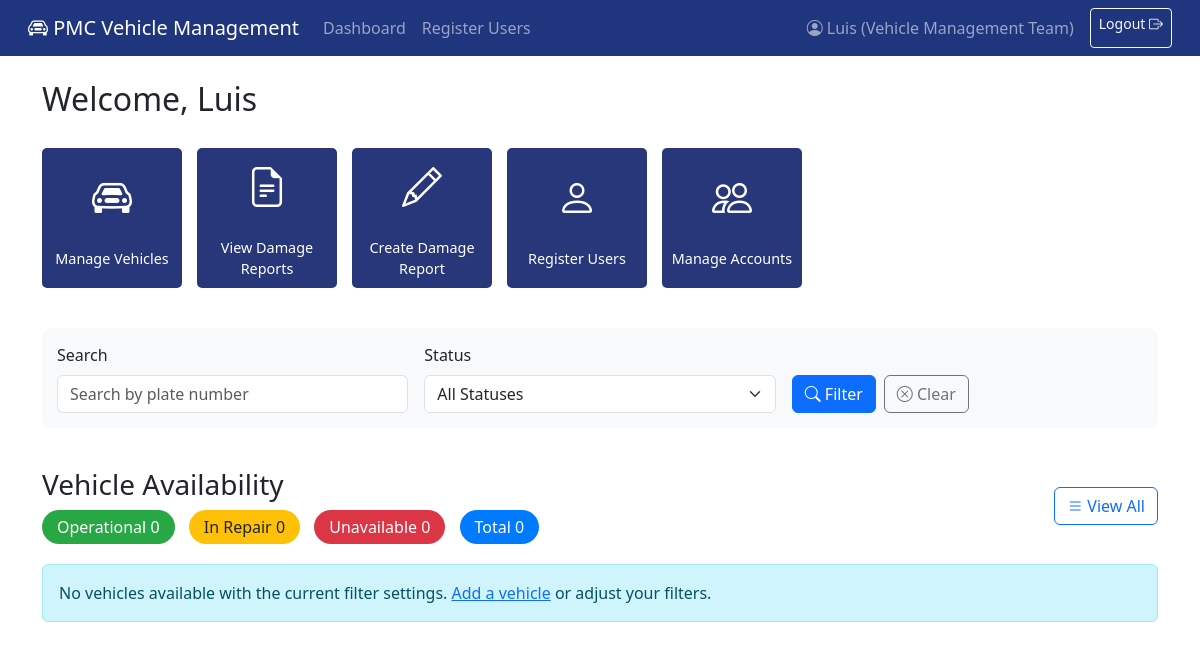
Page /vmt/dashboard/ (signed in) on the committed database.
### VehicleManagementSystem/models.py (models this page shows, shortened)
class CustomUser(AbstractBaseUser, PermissionsMixin):
    ROLE_CHOICES = (
        ("Warehouse Personnel", "Warehouse Personnel"),
        ("Operations Team", "Operations Team"),
        ("Vehicle Management Team", "Vehicle Management Team"),
    )
    employee_id = models.CharField(max_length=20, unique=True, primary_key=True)
    name = models.CharField(max_length=50)
    email = models.EmailField(blank=True)
    role = models.CharField(max_length=25, choices=ROLE_CHOICES)
    first_login = models.BooleanField(default=True)  # Tracks if user needs to change password
    is_active = models.BooleanField(default=True)
    is_staff = models.BooleanField(default=False)
    objects = CustomUserManager()
    USERNAME_FIELD = "employee_id"
    REQUIRED_FIELDS = ["name"]

### VehicleManagementSystem/views.py (the view)
# urls.py: path("vmt/dashboard/", management_dashboard, name="VMT_dashboard"),  # Vehicle Management Team
@login_required
def management_dashboard(request):
    if request.user.role != "Vehicle Management Team":
        messages.error(request, "You don't have permission to access this page.")
        return redirect("WH_dashboard")
    filter_form = VehicleFilterForm(request.GET)
    vehicles = Vehicle.objects.all()
    if filter_form.is_valid():
        status = filter_form.cleaned_data.get('status')
        search = filter_form.cleaned_data.get('search')
        if status:
            vehicles = vehicles.filter(status=status)
        if search:
            vehicles = vehicles.filter(
                Q(plate_number__icontains=search) |
                Q(vehicle_make__icontains=search) |
                Q(vehicle_model__icontains=search)
            )
    operational_count = vehicles.filter(status='Operational').count()
    repair_count = vehicles.filter(status='In Repair').count()
    unavailable_count = vehicles.filter(status='Unavailable').count()
    context = {
        'vehicles': vehicles,
        'filter_form': filter_form,
        'operational_count': operational_count,
        'repair_count': repair_count,
        'unavailable_count': unavailable_count
    }
    return render(request, "VehicleManagementSystem/VMT_dashboard.html", context)

### VehicleManagementSystem/forms.py
class VehicleFilterForm(forms.Form):
    STATUS_CHOICES = (
        ('', 'All Statuses'),
        ('Operational', 'Operational'),
        ('In Repair', 'In Repair'),
        ('Unavailable', 'Unavailable'),
    )
    status = forms.ChoiceField(
        choices=STATUS_CHOICES,
        required=False,
        widget=forms.Select(attrs={'class': 'form-select'})
    )
    search = forms.CharField(
        required=False,
        widget=forms.TextInput(attrs={
            'class': 'form-control',
            'placeholder': 'Search by plate number'
        })
    )

### VehicleManagementSystem/templates/VehicleManagementSystem/VMT_dashboard.html (shortened to what this page needs)
{% extends "VehicleManagementSystem/base.html" %}
{% load static %}
{% block content %}
<div class="dashboard-header">
    <h2>Welcome, {{ request.user.name }}</h2>
</div>
<div class="action-buttons">
    <a href="{% url 'manage_vehicles' %}" class="action-button">
        <div class="action-icon">
            <i class="bi bi-car-front"></i>
        </div>
        <div class="action-text">Manage Vehicles</div>
    </a>
    <a href="{% url 'view_damage_reports' %}" class="action-button">
        <div class="action-icon">
            <i class="bi bi-file-earmark-text"></i>
        </div>
        <div class="action-text">View Damage Reports</div>
    </a>
    <a href="{% url 'create_damage_report' %}" class="action-button">
        <div class="action-icon">
            <i class="bi bi-pencil"></i>
        </div>
        <div class="action-text">Create Damage Report</div>
    </a>
    <a href="{% url 'register' %}" class="action-button">
        <div class="action-icon">
            <i class="bi bi-person"></i>
        </div>
        <div class="action-text">Register Users</div>
    </a>
    <a href="{% url 'view_accounts' %}" class="action-button">
        <div class="action-icon">
            <i class="bi bi-people"></i>
        </div>
        <div class="action-text">Manage Accounts</div>
    </a>
</div>
<div class="filter-section">
    <form method="get" class="row g-3">
        <div class="col-md-4">
            <label for="search" class="form-label">Search</label>
            {{ filter_form.search }}
        </div>
        <div class="col-md-4">
            <label for="status" class="form-label">Status</label>
            {{ filter_form.status }}
        </div>
        <div class="col-md-4 d-flex align-items-end">
            <button type="submit" class="btn btn-primary me-2">
                <i class="bi bi-search"></i> Filter
            </button>
            <a href="{% url 'VMT_dashboard' %}" class="btn btn-outline-secondary">
                <i class="bi bi-x-circle"></i> Clear
            </a>
        </div>
    </form>
</div>
<div class="vehicle-section">
    <div class="section-header">
        <div>
            <h3>Vehicle Availability</h3>
            <div class="mt-2">
                <span class="status-counter counter-operational">Operational {{ operational_count|default:"0" }}</span>
                <span class="status-counter counter-repair">In Repair {{ repair_count|default:"0" }}</span>
                <span class="status-counter counter-unavailable">Unavailable {{ unavailable_count|default:"0" }}</span>
                <span class="status-counter counter-total">Total {{ vehicles|length }}</span>
            </div>
        </div>
        <a href="{% url 'manage_vehicles' %}" class="btn btn-outline-primary">
            <i class="bi bi-list"></i> View All
        </a>
    </div>
    <div class="row">
        {% for vehicle in vehicles %}
        <div class="col-md-4 mb-4">
            <div class="card">
                <div class="card-header d-flex justify-content-between align-items-center
                    {% if vehicle.status == 'Operational' %} bg-success text-white
                    {% elif vehicle.status == 'In Repair' %} bg-warning text-dark
                    {% else %} bg-danger text-white {% endif %}">
                    <span class="fw-bold">{{ vehicle.plate_number }}</span>
                    <span>{{ vehicle.status }}</span>
                </div>
                {% if vehicle.photo %}
                    <img src="{{ vehicle.photo.url }}" class="card-img-top" alt="{{ vehicle.plate_number }}" style="height: 180px; object-fit: cover;">
                {% else %}
                    <div class="bg-light d-flex align-items-center justify-content-center" style="height: 180px;">
                        <i class="bi bi-car-front text-secondary" style="font-size: 3rem;"></i>
                    </div>
                {% endif %}
                <div class="card-body">
                    <h5 class="card-title">{{ vehicle.vehicle_make }} - {{ vehicle.vehicle_model }}{% if vehicle.year %} ({{ vehicle.year }}){% endif %}</h5>
                    <a href="{% url 'edit_vehicle' vehicle.plate_number %}" class="btn btn-primary edit-button mt-2">
                        <i class="bi bi-pencil"></i> Edit
                    </a>
                </div>
            </div>
        </div>
        {% empty %}
        <div class="col-12">
            <div class="alert alert-info">
                No vehicles available with the current filter settings. <a href="{% url 'add_vehicle' %}">Add a vehicle</a> or adjust your filters.
            </div>
        </div>
        {% endfor %}
    </div>
</div>
{% endblock %}

### VehicleManagementSystem/templates/VehicleManagementSystem/base.html (shortened to what this page needs)
{% load static %}
<!DOCTYPE html>
<html lang="en">
<head>
    <link rel="stylesheet" href="https://cdn.jsdelivr.net/npm/bootstrap@5.3.0/dist/css/bootstrap.min.css">
    <link rel="stylesheet" href="https://cdn.jsdelivr.net/npm/bootstrap-icons/font/bootstrap-icons.css">
</head>
<body style="min-height: 100vh;">
    <nav class="navbar navbar-expand-lg navbar-dark pmc-navbar px-3">
        <div class="container-fluid">
            <a class="navbar-brand" href="#">
                <i class="bi bi-car-front"></i> PMC Vehicle Management
            </a>
            {% if user.is_authenticated %}
            <div class="collapse navbar-collapse" id="navbarNav">
                <ul class="navbar-nav me-auto">
                    {% if user.role == "Warehouse Personnel" %}
                        <li class="nav-item">
                            <a class="nav-link" href="{% url 'WH_dashboard' %}">Dashboard</a>
                        </li>
                        <li class="nav-item">
                            <a class="nav-link" href="{% url 'create_report' %}">Create Report</a>
                        </li>
                    {% elif user.role == "Operations Team" %}
                        <li class="nav-item">
                            <a class="nav-link" href="{% url 'OPS_dashboard' %}">Dashboard</a>
                        </li>
                    {% elif user.role == "Vehicle Management Team" %}
                        <li class="nav-item">
                            <a class="nav-link" href="{% url 'VMT_dashboard' %}">Dashboard</a>
                        </li>
                        <li class="nav-item">
                            <a class="nav-link" href="{% url 'register' %}">Register Users</a>
                        </li>
                    {% endif %}
                </ul>
            </div>
            {% endif %}
            <div class="d-flex">
                {% if user.is_authenticated %}
                    <span class="navbar-text me-3 d-none d-md-inline">
                        <i class="bi bi-person-circle"></i> {{ user.name }} ({{ user.role }})
                    </span>
                    <a class="btn btn-outline-light btn-sm" href="{% url 'logout' %}">
                        Logout <i class="bi bi-box-arrow-right"></i>
                    </a>
                {% else %}
                    <a class="btn btn-outline-light btn-sm" href="{% url 'login' %}">
                        Login <i class="bi bi-box-arrow-in-right"></i>
                    </a>
                {% endif %}
            </div>
        </div>
    </nav>
    <div class="container mt-4" style="padding-bottom: 2rem;">
        {% block content %}{% endblock %}
    </div>
</body>
</html>

### VehicleManagementSystem/templates/VehicleManagementSystem/base.html (style rules this page uses)
.pmc-navbar { background-color: #1f357d; }
.action-buttons { display: flex; flex-wrap: wrap; gap: 20px; }
.action-button { width: 120px; height: 100px; display: flex; flex-direction: column; justify-content: center; align-items: center; }

### VehicleManagementSystem/templates/VehicleManagementSystem/VMT_dashboard.html (style rules this page uses)
.dashboard-header { margin-bottom: 30px; }
.action-buttons { display: flex; flex-wrap: wrap; gap: 15px; margin-bottom: 40px; }
.action-button { width: 140px; height: 140px; display: flex; flex-direction: column; align-items: center; justify-content: center; background-color: #28367a; color: white; border-radius: 5px; text-decoration: none; text-align: center; transition: background-color 0.2s; }
.action-icon { font-size: 2.5rem; margin-bottom: 10px; }
.action-text { font-size: 0.9rem; margin-top: 10px; }
.vehicle-section { margin-top: 40px; }
.section-header { display: flex; justify-content: space-between; align-items: center; margin-bottom: 20px; }
.filter-section { background-color: #f8f9fa; padding: 15px; border-radius: 10px; margin-bottom: 20px; }
.status-counter { display: inline-block; padding: 5px 15px; border-radius: 20px; margin-right: 10px; font-weight: 500; }
.counter-operational { background-color: #28a745; color: white; }
.counter-repair { background-color: #ffc107; color: #212529; }
.counter-unavailable { background-color: #dc3545; color: white; }
.counter-total { background-color: #007bff; color: white; }

### rows in the picture
CustomUser: name "Luis", role "Vehicle Management Team", user.name "Luis"

### other values in the picture
{{ operational_count|default:"0" }} "0"
{{ repair_count|default:"0" }} "0"
{{ unavailable_count|default:"0" }} "0"
{{ vehicles|length }} "0"
